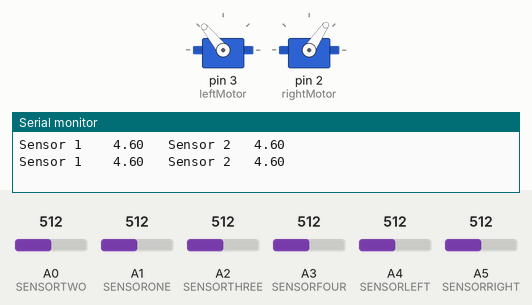
This sketch was run on a simulated Arduino Uno, built with avr-gcc and run on an emulated ATmega328P. On the bench: 2 × servo, the last lines printed to the serial monitor. Inputs (shaded band) come from the test bench; at power-on: A5 (SENSORRIGHT) = 512, A0 (SENSORTWO) = 512, A1 (SENSORONE) = 512, A2 (SENSORTHREE) = 512, A3 (SENSORFOUR) = 512, A4 (SENSORLEFT) = 512.

Above: at 1.3 s.
1.4 s: A5 (SENSORRIGHT) set to 519
At 2.5 s:
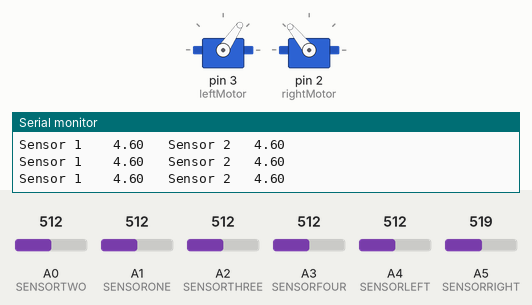
3.0 s: A0 (SENSORTWO) set to 439
4.5 s: A0 (SENSORTWO) set to 411
At 5.2 s:
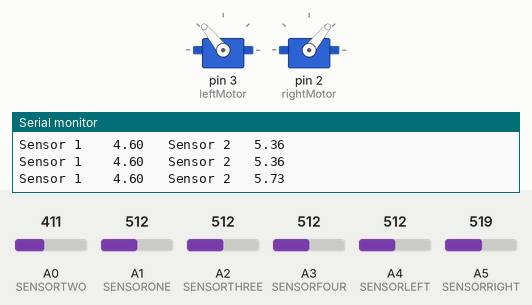
6.0 s: A0 (SENSORTWO) set to 600
At 6.5 s:
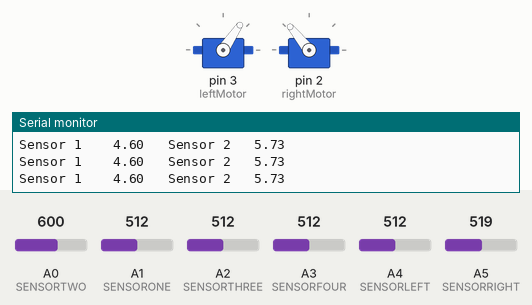
7.5 s: A0 (SENSORTWO) set to 306
At 7.9 s:
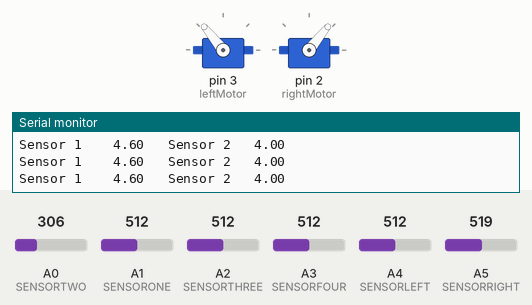
Timing chart, 0 to 10.0 s (numbered marks = the images above; inputs shaded):
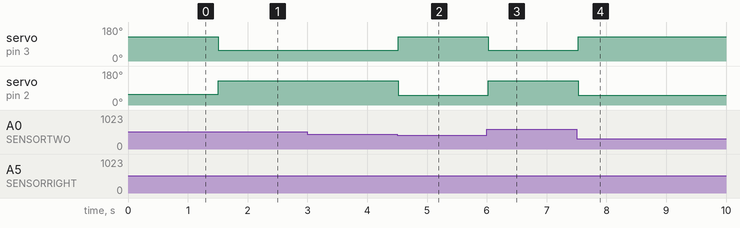

The sketch:

jacob.ino
```cpp
/* This is the god code, all code to run Wall-E will be written here*/
//#include <movingAvg.h>
#include <Servo.h>
// Define constants
#define FORWARDFAST 2000
#define FORWARDSLOW 1850
#define STOP 1500
#define BACKWARDFAST 1000
#define BACKWARDSLOW 1150
#define SENSORONE  A1
#define SENSORTWO  A0
#define SENSORTHREE A2
#define SENSORFOUR  A3
#define SENSORLEFT  A4
#define SENSORRIGHT  A5
#define SHORTMAX 590
#define MEDIUMMAX 590
#define FORWARDNUM 500
#define MEDIUMMIN 43.70944904
#define SHORTMIN 43.70944904
#define BACKWARDNUM -500


// Variables for calculating distance from IR sensors
float k1Short = 0.022648669896535;
float k2Short = 11.4466981524272;

float k1Medium = 0.022648669896535;
float k2Medium = 11.4466760237414;

float k1Long = 0.362045928;
float k2Long = 40.5482045360838;

// Define moving average objects
//movingAvg leftSense(10);
//movingAvg rightSense(10);

// Defin motor objects
Servo leftMotor;
Servo rightMotor;

// Define varaibles
bool sense1;
bool sense2;
bool sense3;
bool sense4;


float senseIn1;
float senseIn2;
float senseIn3;
float senseIn4;
float senseIn5;
float senseIn6;


float sense1data;    // Store the analog values from the sensor 1
float sense2data;   // Store the analog values from the sensor 2
float sense3data;   // Store the analog values from the sensor 3
float sense4data;   // Store the analog values from the sensor 4
float senseLeftdata;   // Store the analog values from the sensor 5
float senseRightdata;   // Store the analog values from the sensor 6

//Define variables
float leftAvg;
float rightAvg;
int leftSpeed;
int rightSpeed;
float leftDist;
float rightDist;


// Functions
// ***********************************************************
// Function to cap the anlougue readings
// ***********************************************************

float sensorRead(float sensorPinValue, int maxReading, float minReading) {
  float ans;
  if (sensorPinValue > maxReading) {
    ans = maxReading;
  } else if (sensorPinValue < minReading) {
    ans = minReading;
  } else {
    ans = sensorPinValue;
  }
  return ans;
}

// ***********************************************************
// Function to convert analouge sensor readings to distance
// ***********************************************************

float convertToDistance(float k2, float k1, float sensorAnalouge) {
  float voltsPerBit = 0.004882813; // number of volts which corresponds to each bit from analouge
  float distance = k2/(sensorAnalouge*voltsPerBit) + k1;
  return distance;
}

void setup() {
  // put your setup code here, to run once:
  Serial.begin(9600); // Set baud rate to 9600
//  leftSense.begin();
//  rightSense.begin();
  leftMotor.attach(3);
  rightMotor.attach(2);

}

void loop() {

  // First step check sensors and cap them if they are above max reading

  // Read the sensor values and determine if values recieved are good, if not cap the values at the maximum range
  senseIn1 = sensorRead(analogRead(SENSORONE), SHORTMAX, SHORTMIN);

  senseIn4 = sensorRead(analogRead(SENSORFOUR), SHORTMAX, SHORTMIN);

  senseIn2 = sensorRead(analogRead(SENSORTWO), MEDIUMMAX, MEDIUMMIN);

  senseIn3 = sensorRead(analogRead(SENSORTHREE), MEDIUMMAX, MEDIUMMIN);


  // convert the sensor readings into distance
  sense1data = convertToDistance (k2Short, k1Short, senseIn1);
  sense2data = convertToDistance (k2Medium, k1Medium, senseIn2);
  sense3data = convertToDistance (k2Medium, k1Medium, senseIn3);
  sense4data = convertToDistance (k2Short, k1Short, senseIn4);
  senseLeftdata = convertToDistance (k2Long, k1Long, analogRead(SENSORLEFT));
  senseRightdata = convertToDistance (k2Long, k1Long, analogRead(SENSORRIGHT));


  // calculate the error between the IR sensors
  float smallError = abs(sense1data-sense4data); // Good for determining if weight is in front of robot
  float medError = abs(sense2data-sense3data); // Good for detereminig if object is in front of robot
  float longError = abs(senseLeftdata - senseRightdata); // IDK yet still need to figure out why i put this here
  float leftHanderror = abs(sense1data - sense2data);
  float rightHanderror = abs(sense3data - sense4data);


// ***********************************************************
// If no weight on either left or right then avoid obstacles
// ***********************************************************
    if (medError <= 1){
    // Special boundry case if something is directily in the front of the robot, turn left or right depending on suroundings

    // check what is on left side of robot.
     if (senseLeftdata < senseRightdata) {
      // If there is an obstacle on left turn right

      leftSpeed = (0.75*FORWARDNUM) + STOP;
      rightSpeed = (0.75*BACKWARDNUM) + STOP;

    } else if (senseRightdata < senseLeftdata) {

      // obstacle on right, turn left

      leftSpeed = (0.75*BACKWARDNUM) + STOP;
      rightSpeed = (0.75*FORWARDNUM) + STOP;
    } else {
      // if both in the very rare case are the same just turn left
      leftSpeed = (0.75*FORWARDNUM) + STOP;
      rightSpeed = (0.75*BACKWARDNUM) + STOP;
    }
  } else if (senseLeftdata <= 20 || (sense2data <= 15)) {
    // If obstacle close to left sensor turn right
      leftSpeed = (0.75*FORWARDNUM) + STOP;
      rightSpeed = (0.85*BACKWARDNUM) + STOP;

  } else if (senseRightdata <= 20 || (sense3data <= 15 )){
    // If obstacle close to right sensor turn left
    leftSpeed = (0.85*BACKWARDNUM) + STOP; // was 60%
    rightSpeed = (0.75*FORWARDNUM) + STOP; // Was 50%
 } else {
  leftSpeed = (0.75*FORWARDNUM) + STOP;
  rightSpeed = (0.75*FORWARDNUM) + STOP;
 }


 // Ccomand motors
 leftMotor.writeMicroseconds(leftSpeed);
 rightMotor.writeMicroseconds(rightSpeed);


//} else {
//  // ***********************************************************
//  // Weight is detected, want to turn towards it
//  // ***********************************************************
//  if (smallError < 2) {
//    // Weight should be directly in front of robot
//    leftSpeed = (0.5*FORWARDNUM) + STOP;
//    rightSpeed = (0.5*FORWARDNUM) + STOP;
//  } else if (weightLeft && !weightRight) {
//    // Turn left to reduce small error
//    leftSpeed = (0.5*FORWARDNUM) + STOP;
//    rightSpeed = (0.5*BACKWARDNUM) + STOP;
//  } else if (weightRight && !weightLeft) {
//    // Weight is to right so turn right
//    leftSpeed = (0.5*BACKWARDNUM) + STOP;
//    rightSpeed = (0.5*FORWARDNUM) + STOP;
//  } else {
//    Serial.print("Small Error: \t");
//    Serial.println(smallError);
//  }
//


  delay(500);
  Serial.print("Sensor 1 \t ");
  Serial.print(sense1data);
  Serial.print("\t Sensor 2 \t");
  Serial.println(sense2data);

//  Serial.print("\t Right error  ");
//  Serial.print(rightHanderror);
//  Serial.print("\t weightRight  ");
//  Serial.println(weightRight);
//
}
```

Measured:
- the behaviour switches between 512 and 513 on A5 (SENSORRIGHT) (found by bisection; images 0 and 1)
- the behaviour switches between 421 and 420 on A0 (SENSORTWO) (found by bisection; images 1 and 2)
- after the input at 1.4 s, servo on pin 3 (leftMotor): 129° → 56° after 0.11 s; servo on pin 2 (rightMotor): 56° → 129° after 0.11 s
- after the input at 4.5 s, servo on pin 3 (leftMotor): 56° → 129° at once; servo on pin 2 (rightMotor): 129° → 51° at once
- after the input at 6.0 s, servo on pin 3 (leftMotor): 129° → 56° at once; servo on pin 2 (rightMotor): 51° → 129° at once
- after the input at 7.5 s, servo on pin 3 (leftMotor): 56° → 129° at once; servo on pin 2 (rightMotor): 129° → 51° at once
